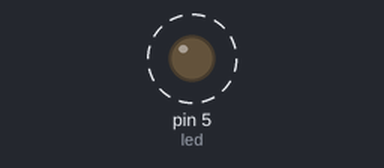
The sketch below on a simulated Arduino Uno, built with avr-gcc and run on an emulated ATmega328P. On the bench: output pins drawn as LEDs (lit = HIGH). Dashed ring = blinking.

Above: at 0.2 s.
Timing chart, 0 to 3.0 s (numbered marks = the images above):
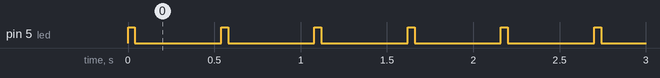

Measured:
- by itself, pin 5 (led): alternates HIGH for 0.04 s and LOW for 0.50 s

The sketch:

overdue.ino
```cpp
int led = 5;
//int brightness = 0;    // how bright the LED is
//int fadeAmount = 5;    // how many points to fade the LED by

void setup() {
  // initialize digital pin LED_BUILTIN as an output.
  pinMode(led, OUTPUT);
}

// the loop function runs over and over again forever
void loop() {
  digitalWrite(led, HIGH);   // turn the LED on (HIGH is the voltage level)
  delay(40);
  digitalWrite(led, LOW);    // turn the LED off by making the voltage LOW
  delay(500);                       // wait for a second
}
```
